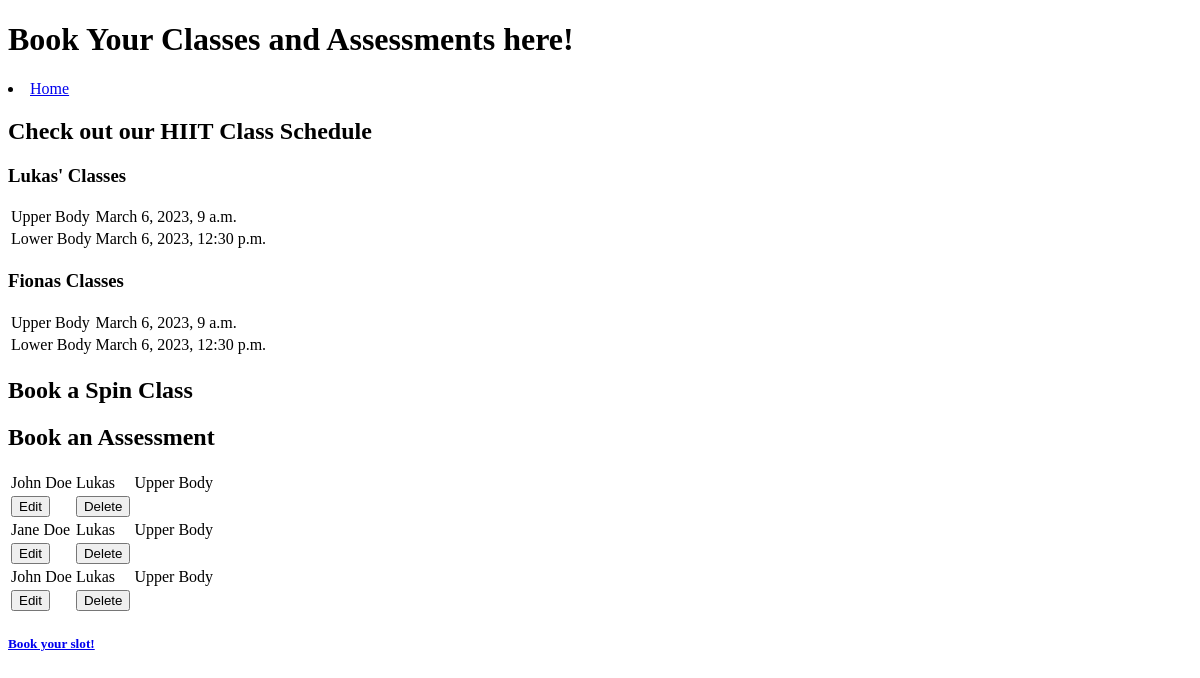
Before: /booking with the older database file.
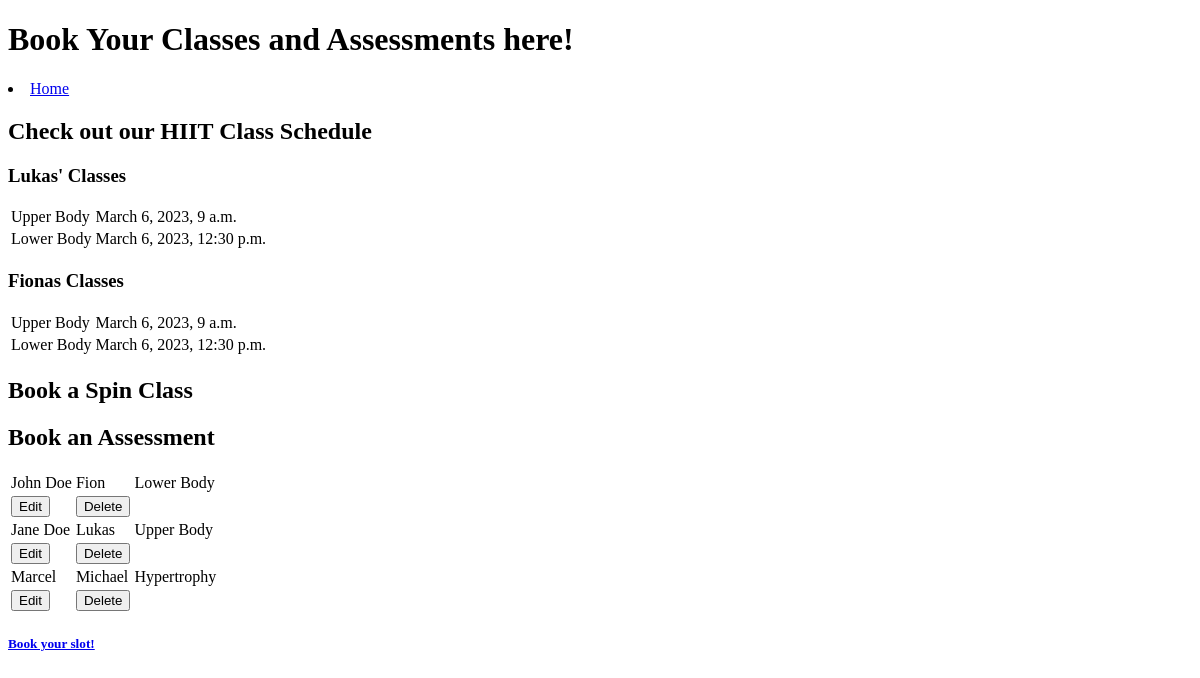
After: the same page with the newer database file.
### home/models.py (models this page shows, shortened)
class hiitbook(models.Model):
    name = models.CharField(max_length=10, null=False, blank=False)
    focus = models.CharField(max_length=50, null=False, blank=False)
    time = models.DateTimeField(max_length=10)

class hittclasses(models.Model):
    name = models.CharField(max_length=10, null=False, blank=False)
    trainer = models.CharField(max_length=10, null=False, blank=False)
    focus = models.CharField(max_length=50, null=False, blank=False)

### home/views.py (the view)
# urls.py: path('booking', views.booking, name='booking'),
def booking(request):
    if request.method == 'POST':
        form = BookingForm(request.POST)
        if form.is_valid():
            form.save()
            return redirect("booking")
    hittclass = hittclasses.objects.all()
    hiitbooks = hiitbook.objects.all()
    ptClass = PtClasses.objects.all()
    context = {
        'ptClass': ptClass,
        'hittclass': hittclass,
        'hiitclasses':  hiitbooks,
    }
    return render(request, "home/booking_page.html", context)

### home/templates/home/booking_page.html (shortened to what this page needs)
<!DOCTYPE html>
<html lang="en">
<head>
</head>
<body>
    <header>
        <h1>
            Book Your Classes and Assessments here!
        </h1>
        <li>
            <a href="{% url 'booking' %}">Home</a>
        </li>
    </header>
    <section>
    <h2>
        Check out our HIIT Class Schedule
    </h2>
    <h3>
        Lukas' Classes
    </h3>
    <table>
            {% for item in hiitclasses %}
                <tr>
                    <td>{{ item.focus }}</td>
                    <td>{{ item.time }}</td>
                </tr>
            {% endfor %}
    </table>
    <h3>
        Fionas Classes
    </h3>
    <table>
        {% for item in hiitclasses %}
            <tr>
                <td>{{ item.focus }}</td>
                <td>{{ item.time }}</td>
            </tr>
        {% endfor %}
    </table>
    </section>
    <section>
    <h2>
        Book a Spin Class
    </h2>
    </section>
    <section>
    <h2>
        Book an Assessment
    </h2>
    <table>
        {% for item in hittclass %}
            <tr>
                <td>{{ item.name }}</td>
                <td>{{ item.trainer }}</td>
                <td>{{ item.focus }}</td>
            </tr>
            <td>
                <a href="/editing/{{ item.id }}">
                    <button>
                        Edit
                    </button>
                </a>
            </td>
            <td>
                <a href="/deleting/{{ item.id }}">
                    <button>
                        Delete
                    </button>
                </a>
            </td>
        {% endfor %}
    </table>
    <h5>
        <a href="{% url 'bookingin' %}">Book your slot!</a>
    </h5>
    </section>

Changed rows visible on the page:
removed hittclasses: name "John Doe", trainer "Lukas", focus "Upper Body"
changed hittclasses "John Doe": trainer "Lukas" → "Fion"; focus "Upper Body" → "Lower Body"
added hittclasses: name "Marcel", trainer "Michael", focus "Hypertrophy"
